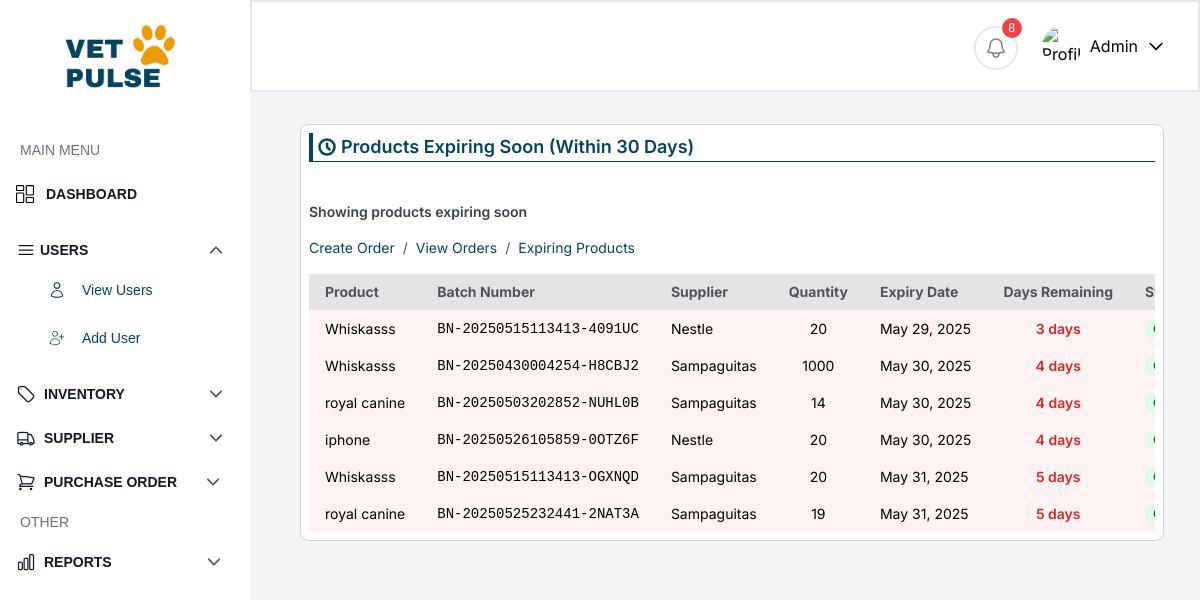
/expiring-products/ (signed in), run on the app's committed database.
### petclinic_app/models.py (models this page shows, shortened)
class ProductSupplier(models.Model):
    STATUS_CHOICES = [
        ('pending', 'Pending'),
        ('complete', 'Complete'),
        ('incomplete', 'Incomplete'),
    ]
    id = models.AutoField(primary_key=True)
    supplier = models.ForeignKey('Supplier', on_delete=models.CASCADE, null=True, blank=True)
    product = models.ForeignKey('Product', on_delete=models.CASCADE)
    quantity_ordered = models.IntegerField()
    quantity_received = models.IntegerField()
    quantity_remaining = models.IntegerField()
    status = models.CharField(max_length=20, choices=STATUS_CHOICES, default='pending')
    created_by = models.ForeignKey(User, on_delete=models.CASCADE, null=True, blank=True)
    created_at = models.DateTimeField(auto_now_add=True)
    updated_at = models.DateTimeField(auto_now=True)
    date_received = models.DateTimeField(auto_now_add=True, null=True, blank=True)
    delivery_date = models.DateField(null=True, blank=True)
    expiry_date = models.DateField(null=True, blank=True)
    batch_number = models.CharField(max_length=100, null=True, blank=True)

class Product(models.Model):
    product_id = models.AutoField(primary_key=True)
    product_name = models.CharField(max_length=255, unique=True)
    image = models.ImageField(upload_to='product_images/', null=True, blank=True)
    description = models.TextField(null=True, blank=True)
    category = models.CharField(max_length=20, choices=CATEGORY_CHOICES, null=True, blank=True)
    suppliers = models.ManyToManyField("Supplier", blank=True)  # Use string reference
    created_by = models.ForeignKey(User, on_delete=models.CASCADE, null=True, blank=True)
    created_at = models.DateTimeField(auto_now_add=True, null=True, blank=True)
    updated_at = models.DateTimeField(auto_now=True)
    movement_threshold = models.IntegerField(default=100)

class Supplier(models.Model):
    supplier_id = models.AutoField(primary_key=True)
    supplier_name = models.CharField(max_length=255)
    supplier_location = models.CharField(max_length=255, blank=True, null=True)
    email = models.EmailField(unique=True, null=True, blank=True)
    contact_number = models.CharField(max_length=20, blank=True, null=True)  # ✅ New field
    created_by = models.ForeignKey(User, on_delete=models.CASCADE, null=True, blank=True)
    created_at = models.DateTimeField(auto_now_add=True, null=True, blank=True)
    updated_at = models.DateTimeField(auto_now=True)
    products = models.ManyToManyField(Product, blank=True)

### petclinic_app/views.py (the view, shortened to what this page needs)
# urls.py: path('expiring-products/', ExpiringProductsView.as_view(), name='expiring_products'),
class ExpiringProductsView(LoginRequiredMixin, ListView):
    model = ProductSupplier
    template_name = 'expiring_products.html'
    context_object_name = 'products'
    paginate_by = 10
    def get_queryset(self):
        today = timezone.now().date()
        thirty_days_later = today + timedelta(days=30)
        queryset = ProductSupplier.objects.filter(
            expiry_date__gte=today,
            expiry_date__lte=thirty_days_later
        ).select_related('product', 'supplier').order_by('expiry_date')
        for product in queryset:
            product.days_remaining = (product.expiry_date - today).days
        return queryset
    def get_context_data(self, **kwargs):
        context = super().get_context_data(**kwargs)
        paginator = context['paginator']
        page_obj = context['page_obj']
        current_page = page_obj.number
        total_pages = paginator.num_pages
        if total_pages <= 7:
            page_range = range(1, total_pages + 1)
        context['custom_page_range'] = page_range
        return context

### templates/expiring_products.html (shortened to what this page needs)
{% extends 'adminbar.html' %}
{% block content %}
<div class="text-[#04445F] font-semibold text-lg flex items-center">
    <div class="w-px h-7 p-[2px] bg-[#04445F] mr-1"></div>
    <svg xmlns="http://www.w3.org/2000/svg" fill="none" viewBox="0 0 24 24" stroke-width="3" stroke="currentColor" class="mr-1 h-7 w-5">
        <path stroke-linecap="round" stroke-linejoin="round" d="M12 8v4l3 3m6-3a9 9 0 11-18 0 9 9 0 0118 0z" />
    </svg>Products Expiring Soon (Within 30 Days)
</div>
<hr class="mb-10 border-[#04445F]">
<div class="mb-4">
    <div class="text-sm text-gray-700 font-semibold">
        Showing  products expiring soon
    </div>
</div>
<nav class="text-sm mb-4 text-gray-600" aria-label="Breadcrumb">
  <ol class="list-reset flex flex-wrap">
    <li>
      <a href="{% url 'create_order' %}" class="text-[#04445F] hover:underline">Create Order</a>
    </li>
    <li><span class="mx-2">/</span></li>
    <li>
      <a href="{% url 'purchase_order_list' %}" class="text-[#04445F] hover:underline">View Orders</a>
    </li>
     <li><span class="mx-2">/</span></li>
    <li>
      <a href="{% url 'expiring_products' %}" class="text-[#04445F] hover:underline">Expiring Products</a>
    </li>
  </ol>
</nav>
<div class="overflow-x-auto">
    <div class="min-w-full inline-block align-middle">
        <table class="min-w-full bg-white text-sm">
            <thead>
                <tr class="bg-[#e4e4e7] text-[#52525b] text-left">
                    <th class="px-4 py-2 whitespace-nowrap">Product</th>
                    <th class="px-4 py-2 whitespace-nowrap">Batch Number</th>
                    <th class="px-4 py-2 whitespace-nowrap">Supplier</th>
                    <th class="px-4 py-2 whitespace-nowrap">Quantity</th>
                    <th class="px-4 py-2 whitespace-nowrap">Expiry Date</th>
                    <th class="px-4 py-2 whitespace-nowrap">Days Remaining</th>
                    <th class="px-4 py-2 whitespace-nowrap">Status</th>
                </tr>
            </thead>
            <tbody>
                {% for product in products %}
                <tr class="{% if product.days_remaining <= 7 %}bg-red-50{% elif product.days_remaining <= 14 %}bg-yellow-50{% endif %}">
                    <td class="px-4 py-2 whitespace-nowrap">{{ product.product.product_name }}</td>
                    <td class="px-4 py-2 font-mono whitespace-nowrap">{{ product.batch_number }}</td>
                    <td class="px-4 py-2 whitespace-nowrap">{{ product.supplier.supplier_name }}</td>
                    <td class="px-4 py-2 text-center whitespace-nowrap">{{ product.quantity_received }}</td>
                    <td class="px-4 py-2 whitespace-nowrap">{{ product.expiry_date|date:"M d, Y" }}</td>
                    <td class="px-4 py-2 text-center font-semibold whitespace-nowrap
                        {% if product.days_remaining <= 7 %}text-red-600
                        {% elif product.days_remaining <= 14 %}text-yellow-600
                        {% else %}text-green-600{% endif %}">
                        {{ product.days_remaining }} days
                    </td>
                    <td class="px-4 py-2 whitespace-nowrap">
                        <span class="px-2 inline-flex text-xs leading-5 font-semibold rounded-full
                            {% if product.status == 'complete' %}bg-green-100 text-green-800
                            {% elif product.status == 'pending' %}bg-yellow-100 text-yellow-800
                            {% else %}bg-red-100 text-red-800{% endif %}">
                        </span>
                    </td>
                </tr>
                {% empty %}
                <tr>
                    <td colspan="7" class="px-6 py-4 text-center text-sm text-gray-500">
                        No products expiring within 30 days found.
                    </td>
                </tr>
                {% endfor %}
            </tbody>
        </table>
    </div>
</div>
</div>
{% endblock %}

### templates/adminbar.html (shortened to what this page needs)
{% load compress static %}
<!DOCTYPE html>
<html lang="en">
<head>
    <link href="https://cdn.jsdelivr.net/npm/tailwindcss@2.2.19/dist/tailwind.min.css" rel="stylesheet">
    <script src="https://cdn.tailwindcss.com"></script>
    {% compress css %}
    <link rel="stylesheet" href="{% static 'src/output.css' %}">
    {% endcompress %}
</head>
<body class="bg-gray-100 font-[Inter]">
    <nav id="navBar" class="flex items-center justify-between bg-white border border-2 p-4 sticky top-0 z-30 md:ml-[250px] ml-0">
        <div class="flex items-center space-x-2">
<div class="relative">
    <button id="notificationButton" class="text-black bg-white border-2 hover:bg-gray-200 p-2 rounded-full focus:outline-none mt-1">
        {% if expiring_count > 0 or low_stock_count > 0 %}
        <span class="absolute -top-1 -right-1 bg-red-500 text-white text-xs rounded-full h-5 w-5 flex items-center justify-center">
            {{ expiring_count|add:low_stock_count }}
        </span>
        {% endif %}
    </button>
</div>
            {% if user.is_authenticated %}
            <div class="relative">
                <div onclick="toggleDropdown7()" class="flex items-center px-4 py-2 rounded-md cursor-pointer">
                    <img src="https://images.unsplash.com/photo-1633332755192-727a05c4013d?auto=format&fit=crop&w=1480&q=80" alt="Profile" class="w-10 h-10 rounded-full mr-2">
                    <span class="text-black">{{ user.username|capfirst }}</span>
                    <svg xmlns="http://www.w3.org/2000/svg" fill="none" viewBox="0 0 24 24" stroke-width="2" stroke="black" class="w-5 h-5 ml-2">
                        <path stroke-linecap="round" stroke-linejoin="round" d="M19 9l-7 7-7-7" />
                    </svg>
                </div>
            </div>
            {% endif %}
        </div>
    </nav>
    <div class="flex">
       <nav id="sidebar" class="bg-white h-screen fixed top-0 left-0 min-w-[250px] py-6 px-4 font-[sans-serif] overflow-auto transition-transform transform -translate-x-full md:translate-x-0 z-50" aria-hidden="true">
            <div class="flex justify-between items-center">
                <a href=""><img src="{% static 'images/logotransparent.png' %}" alt="logo" class='w-32 ml-10' /></a>
            </div>
            <ul class="mt-8">
                <a class="text-gray-500 transition-all text-sm flex items-center rounded-md px-1 py-3">
                    <span>MAIN MENU</span>
                </a>
                <li>
                    <a href="{% url 'dashboardpage' %}" class="transition-all text-sm flex items-center py-3">
                        <span class="text-[#111827] text-sm font-bold flex-1">DASHBOARD</span>
                    </a>
                </li>
            </ul>
            <div class="mt-6">
                <div class="flex cursor-pointer group items-center" onclick="toggleDropdown()">
                    <h8 class="text-[#111827] text-sm font-bold flex items-center space-x-1">
                        <svg xmlns="http://www.w3.org/2000/svg" fill="none" viewBox="0 0 24 24" stroke-width="1.5" stroke="currentColor" class="w-5 h-5">
                            <path stroke-linecap="round" stroke-linejoin="round" d="M3.75 6.75h16.5M3.75 12h16.5m-16.5 5.25h16.5" />
                        </svg>
                        <span>USERS</span>
                    </h8>
                </div>
                <ul id="dropdownMenu" class="space-y-1 mt-2 pl-4 hidden transition-all duration-300">
                    <li>
                        <a href="{% url 'user_list' %}" class="text-[#04445F] hover:text-black transition-all text-sm flex items-center hover:bg-[#efefef] rounded-md px-4 py-3">
                            <span>View Users</span>
                        </a>
                    </li>
                    <li>
                        <a href="{% url 'signup' %}" class="text-[#04445F] hover:text-black transition-all text-sm flex items-center hover:bg-[#efefef] rounded-md px-4 py-3">
                            <span>Add User</span>
                        </a>
                    </li>
                </ul>
            </div>
<div class="mt-6">
  <div class="flex cursor-pointer group items-center" onclick="toggleDropdown1()">
    <h6 class="text-[#111827] text-sm font-bold flex items-center space-x-2">
      <span >INVENTORY</span>
    </h6>
  </div>
</div>
<div class="mt-6">
  <div class="flex cursor-pointer group items-center" onclick="toggleDropdown6()">
    <h9 class="text-[#111827] text-sm font-bold flex items-center space-x-2">
      <span>SUPPLIER</span>
    </h9>
  </div>
</div>
<div class="mt-6">
  <div class="flex cursor-pointer group items-center" onclick="toggleDropdown8()">
    <h9 class="text-[#111827] text-sm font-bold  flex items-center space-x-2">
      <span>PURCHASE ORDER</span>
    </h9>
  </div>
</div>
<ul class="mt-2">
  <a class="text-gray-500 transition-all text-sm flex items-center rounded-md px-1 py-3">
  <span>OTHER</span>
</a>
</ul>
<div class="mt-2">
  <div class="flex cursor-pointer group items-center" onclick="toggleDropdown3()">
    <h9 class="text-[#111827] text-sm font-bold flex items-center space-x-2">
      <span>REPORTS</span>
    </h9>
  </div>
</div>
        </nav>
        <main class="flex-1 overflow-y-auto p-2 ml-0 md:ml-[300px] mr-0 md:mr-[36px] border border-gray-300 bg-white rounded-lg mb-10 max-w-full mt-8">
            {% block content %}
            {% endblock %}
</body>
</html>

### data on the page
ProductSupplier: product.product_name "Whiskasss", batch_number "BN-20250515113413-4091UC", supplier.supplier_name "Nestle", quantity_received "20", expiry_date "May 29, 2025", days_remaining "3"
ProductSupplier: product.product_name "Whiskasss", batch_number "BN-20250430004254-H8CBJ2", supplier.supplier_name "Sampaguitas", quantity_received "1000", expiry_date "May 30, 2025", days_remaining "4"
ProductSupplier: product.product_name "royal canine", batch_number "BN-20250503202852-NUHL0B", supplier.supplier_name "Sampaguitas", quantity_received "14", expiry_date "May 30, 2025", days_remaining "4"
ProductSupplier: product.product_name "iphone", batch_number "BN-20250526105859-0OTZ6F", supplier.supplier_name "Nestle", quantity_received "20", expiry_date "May 30, 2025", days_remaining "4"
ProductSupplier: product.product_name "Whiskasss", batch_number "BN-20250515113413-OGXNQD", supplier.supplier_name "Sampaguitas", quantity_received "20", expiry_date "May 31, 2025", days_remaining "5"
ProductSupplier: product.product_name "royal canine", batch_number "BN-20250525232441-2NAT3A", supplier.supplier_name "Sampaguitas", quantity_received "19", expiry_date "May 31, 2025", days_remaining "5"

### other printed values
{{ expiring_count|add:low_stock_count }} "8"
{{ user.username|capfirst }} "Admin"
